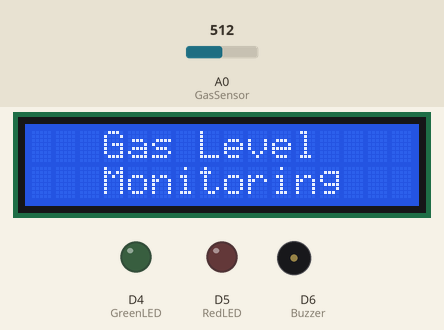
This sketch was run on a simulated ESP8266 (NodeMCU). Shown: 16×2 character LCD, output pins drawn as LEDs (lit = HIGH), buzzer (waves = sounding, pin HIGH). The test bench sets the inputs (shaded band); at power-on: A0 (GasSensor) = 512. WiFi joins after 1.5 s; servers stay silent unless stated; what the sketch prints to the serial monitor is not drawn.

Above: at 1.9 s.
At 5.0 s:
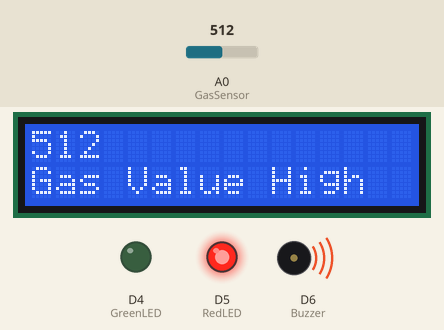
5.1 s: A0 (GasSensor) set to 90
At 9.3 s:
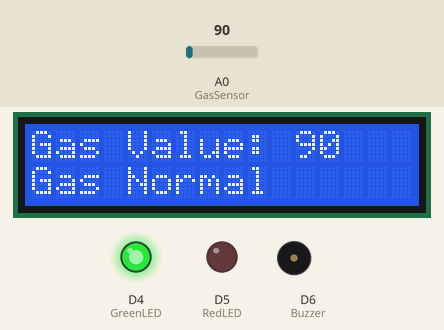
13.4 s: A0 (GasSensor) set to 110
At 17.1 s:
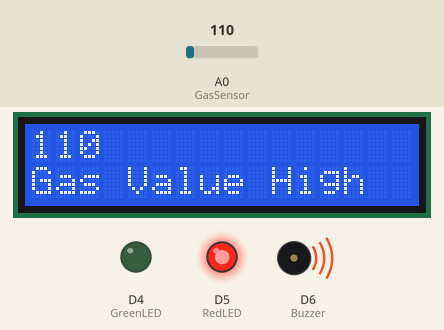
21.4 s: A0 (GasSensor) set to 122
At 24.7 s:
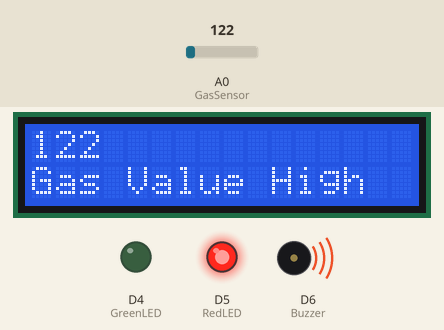
Timing chart, 0 to 26.2 s (numbered marks = the images above; inputs shaded):
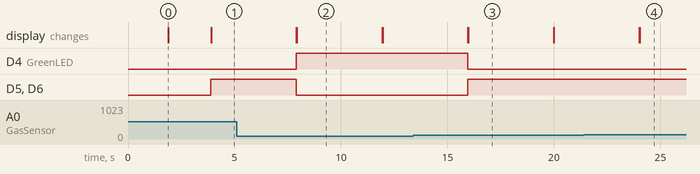

The sketch:

gas-level-monitoring-and-alert-using-esp8266-and-blynk-iot.ino
```cpp
#define BLYNK_TEMPLATE_ID "TMPL3VCrufs4P"
#define BLYNK_TEMPLATE_NAME "Gas Level Monitoring"
#define BLYNK_AUTH_TOKEN "S0BiPAAvMZRDEssZfkfv2K7gaG2kWhkddmOX1r-"

#define BLYNK_PRINT Serial
#include <ESP8266WiFi.h>
#include <BlynkSimpleEsp8266.h>


#include <LiquidCrystal_I2C.h>

LiquidCrystal_I2C lcd(0x27, 16, 2);


char auth[] = BLYNK_AUTH_TOKEN;

char ssid[] = "WiFi Username";  // type your wifi name
char pass[] = "WiFi Password";  // type your wifi password

BlynkTimer timer;

int GasSensor = A0;

#define GreenLED D4
#define RedLED D5
#define Buzzer D6

int sensorThreshold = 100;


void sendSensor()
{
   int gasValue = analogRead(GasSensor);
  Blynk.virtualWrite(V0, gasValue);
  Serial.print("Gas Value: ");
    Serial.println(gasValue);
  // You can send any value at any time.
  // Please don't send more that 10 values per second.

    if(gasValue<100)
    {
      digitalWrite(GreenLED, HIGH);
      digitalWrite(RedLED, LOW);
      digitalWrite(Buzzer, LOW);
    lcd.setCursor(0,0);
    lcd.print("Gas Value: ");
    lcd.print(gasValue);
    lcd.setCursor(0, 1);
    lcd.print("Gas Normal");
    Serial.println("Gas Normal");
    delay(4000);
    lcd.clear();
  }
  else if(gasValue>100)
  {
    digitalWrite(GreenLED, LOW);
    digitalWrite(RedLED, HIGH);
    digitalWrite(Buzzer, HIGH);
    Blynk.logEvent("gas_alert","Gas is High");
    lcd.setCursor(0,0);
    lcd.print(gasValue);
    lcd.setCursor(0, 1);
    lcd.print("Gas Value High");
    Serial.println("Gas is High");
    delay(4000);
    lcd.clear();
  }


}
void setup()
{

  Serial.begin(115200);

  pinMode(GasSensor, INPUT);
  pinMode(GreenLED, OUTPUT);
  pinMode(RedLED, OUTPUT);
  pinMode(Buzzer, OUTPUT);
  Blynk.begin(auth, ssid, pass);

  timer.setInterval(1000L, sendSensor);


   lcd.begin();


  lcd.setCursor(3,0);
  lcd.print("Gas Level");
  lcd.setCursor(3,1);
  lcd.print("Monitoring");
  delay(2000);
  lcd.clear();
  }

void loop()
{
  Blynk.run();
  timer.run();


 }
```

Measured:
- after the input at 5.1 s, D4 (GreenLED): LOW → HIGH after 2.8 s; D5 (RedLED), D6 (Buzzer): HIGH → LOW after 2.8 s; the display: first differs from a run without the input after 2.8 s (image 2)
- after the input at 13.4 s, D4 (GreenLED): HIGH → LOW after 2.6 s; D5 (RedLED), D6 (Buzzer): LOW → HIGH after 2.6 s; the display: first differs from a run without the input after 2.6 s (image 3)
- after the input at 21.4 s, the display: first differs from a run without the input after 2.6 s (image 4)
- what the display in image 0 shows lasts 2.0 s, from 1.9 s to 3.9 s
- what the display in image 2 shows lasts 4.0 s, from 7.9 s to 11.9 s
